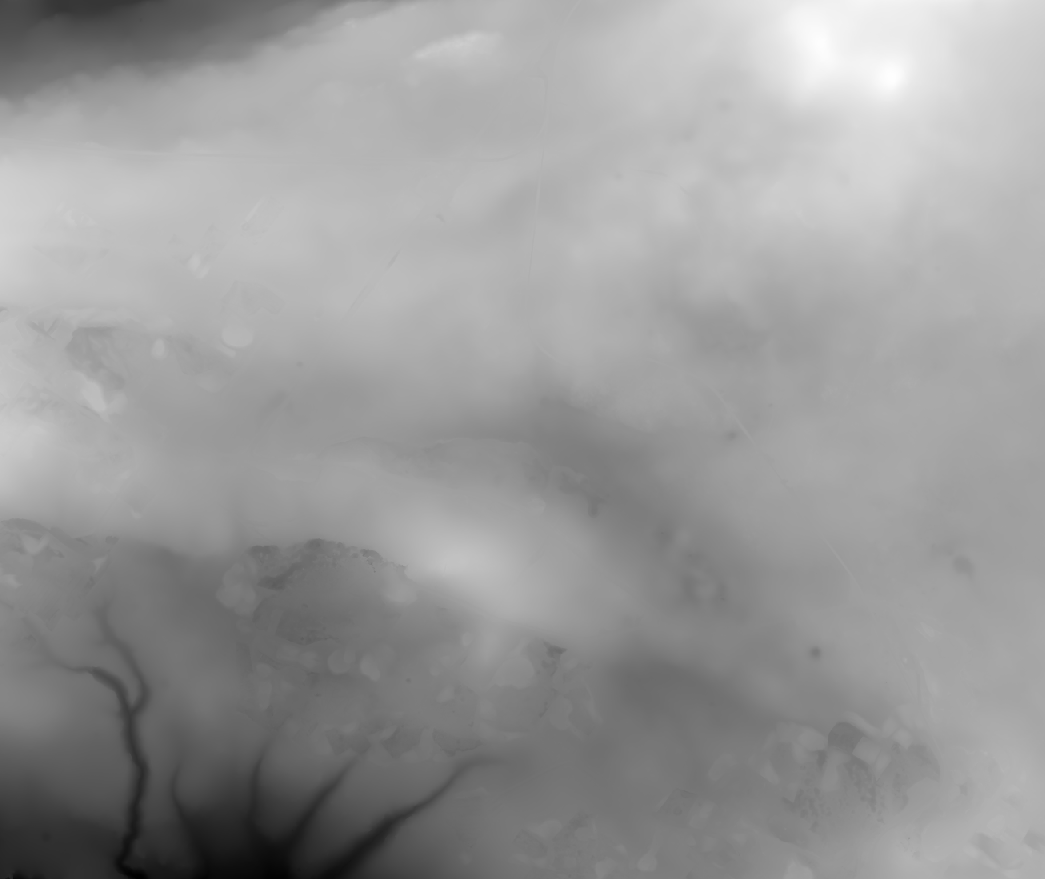
%> input picture ChrismasTerrain.tif, 1045 x 879 px
$ octave --eval "result = CreateModel_urban;"   (GNU Octave 9; MATLAB toolbox functions it lacks are replaced by stand-ins)
%> lines starting %> are read from the running program, lines starting %| are printed output that depends on the picture
### PlotModel.m
% Plot the terrain model and threats
function PlotModel(model)

    mesh(model.X,model.Y,model.H); % Plot the data
    colormap summer;                    % Default color map.
    set(gca, 'Position', [0 0 1 1]); % Fill the figure window.
    axis equal vis3d on;            % Set aspect ratio and turn off axis.
    shading interp;                  % Interpolate color across faces.
    material dull;                   % Mountains aren't shiny.
    camlight left;                   % Add a light over to the left somewhere.
    lighting gouraud;                % Use decent lighting.
    xlabel('x [m]');
    ylabel('y [m]');
    zlabel('z [m]');
    hold on


    % Threats as cylinders
    threats = model.threats;
    threat_num = size(threats,1);
    h=250; % Height

    for i = 1:threat_num
        threat = threats(i,:);
        threat_x = threat(1);
        threat_y = threat(2);
        threat_z = threat(3);
        threat_radius = threat(4);


        [xc,yc,zc]=cylinder(threat_radius); % create a unit cylinder
        % set the center and height
        xc=xc+threat_x;
        yc=yc+threat_y;
        zc=zc*h+threat_z;
        c = mesh(xc,yc,zc); % plot the cylinder
        set(c,'edgecolor','none','facecolor','#FF0000','FaceAlpha',.3); % set color and transparency
    end

end

### CreateModel_urban.m
%_________________________________________________________________________%
%  Urban Canyon Terrain Model for UAV Path Planning                       %
%  Dense tall obstacles simulating city buildings                         %
%_________________________________________________________________________%

function model=CreateModel_urban()

    H = imread('ChrismasTerrain.tif');
%> H is the input picture: size 879x1045 single; min 48.92, max 296, mean 198.6
    H (H < 0) = 0;
    MAPSIZE_X = size(H,2);
%> MAPSIZE_X = 1045
    MAPSIZE_Y = size(H,1);
%> MAPSIZE_Y = 879
    [X,Y] = meshgrid(1:MAPSIZE_X,1:MAPSIZE_Y);

    % Dense building-like threats (urban canyon)
    % [x, y, z_center, radius]
    threats = [
        300, 300, 120, 40;   % Building 1
        400, 250, 130, 35;   % Building 2
        500, 350, 140, 45;   % Building 3
        350, 500, 125, 40;   % Building 4
        600, 400, 135, 50;   % Building 5
        450, 600, 130, 35;   % Building 6
        650, 550, 145, 40;   % Building 7
        550, 700, 140, 45;   % Building 8
        700, 650, 150, 35;   % Building 9
        300, 650, 120, 30;   % Building 10
    ];

    % Map limits
    xmin=1; xmax=MAPSIZE_X;
%> after `xmax=MAPSIZE_X`: xmax = 1045
    ymin=1; ymax=MAPSIZE_Y;
%> after `ymax=MAPSIZE_Y`: ymax = 879
    zmin=100; zmax=200;

    % Start and end (diagonal crossing through buildings)
    start_location = [100; 100; 150];
    end_location = [750; 750; 150];

    n=10;

    model.start=start_location;
    model.end=end_location;
    model.n=n;
    model.xmin=xmin; model.xmax=xmax;
%> after `model.xmax=xmax`: model.xmax = 1045
    model.zmin=zmin; model.ymin=ymin;
    model.ymax=ymax; model.zmax=zmax;
%> after `model.ymax=ymax`: model.ymax = 879
    model.MAPSIZE_X=MAPSIZE_X; model.MAPSIZE_Y=MAPSIZE_Y;
%> after `model.MAPSIZE_X=MAPSIZE_X`: model.MAPSIZE_X = 1045
%> after `model.MAPSIZE_Y=MAPSIZE_Y`: model.MAPSIZE_Y = 879
    model.X=X; model.Y=Y; model.H=H;
    model.threats = threats;
    PlotModel(model);
%> in PlotModel, `threats = model.threats;`: threats = 10 rows, first 8: [300 300 120 40; 400 250 130 35; 500 350 140 45; 350 500 125 40; 600 400 135 50; 450 600 130 35; 650 550 145 40; 550 700 140 45]
%> in PlotModel, `threat_num = size(threats,1);`: threat_num = 10
%> the loop in PlotModel, `for i = 1:threat_num` made 10 passes
%> (threat_x, threat_y, threat_z, threat_radius) on passes 1 to 10: (300, 300, 120, 40), (400, 250, 130, 35), (500, 350, 140, 45), (350, 500, 125, 40), (600, 400, 135, 50), (450, 600, 130, 35), (650, 550, 145, 40), (550, 700, 140, 45), (700, 650, 150, 35), (300, 650, 120, 30)
%> `result = CreateModel_urban;`:
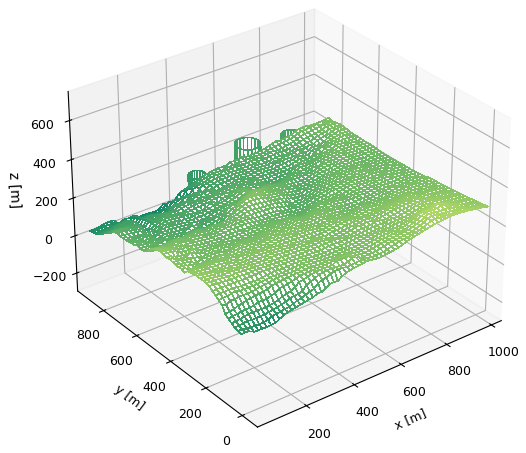
%> figure redrawn from the program's plot data
%> `result = CreateModel_urban;`: result = {start [100 100 150], end [750 750 150], n 10, xmin 1, xmax 1045, zmin 100}
    title('Urban Canyon Terrain');
end
